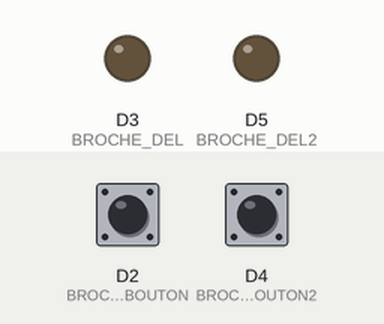
Simulated run of this sketch. Board: Arduino Uno R4 Minima. Parts: output pins drawn as LEDs (lit = HIGH). The test bench sets the inputs (shaded band); at power-on: D2 (BROCHE_BOUTON) HIGH, D4 (BROCHE_BOUTON2) HIGH. What the sketch prints to the serial monitor is not drawn.

Above: at 1.2 s.
1.3 s: D2 (BROCHE_BOUTON) pulled LOW for 0.15 s
At 2.5 s:
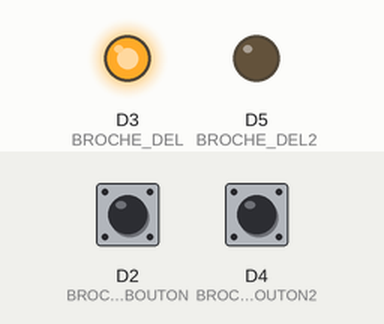
2.9 s: D4 (BROCHE_BOUTON2) pulled LOW for 0.15 s
At 2.98 s:
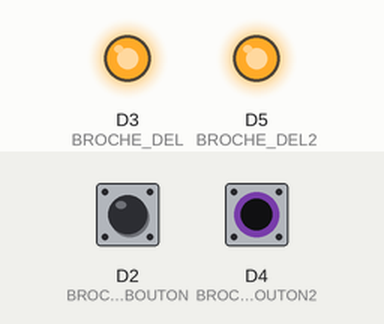
4.5 s: D4 (BROCHE_BOUTON2) pulled LOW for 3.2 s
At 8.7 s:
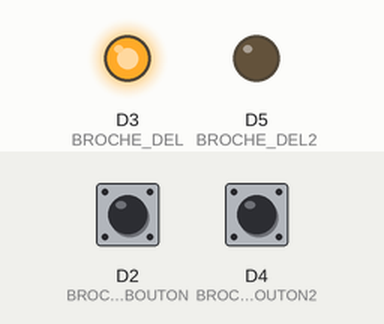
9.2 s: D2 (BROCHE_BOUTON) pulled LOW for 1 s
At 9.8 s:
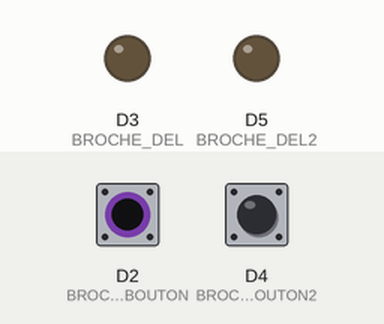
11.7 s: D4 (BROCHE_BOUTON2) pulled LOW for 1 s
At 12.5 s:
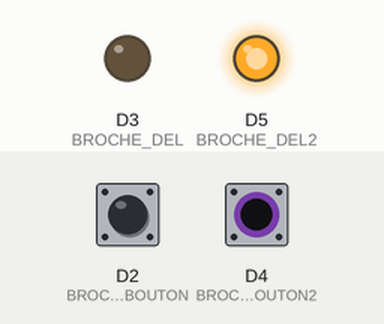
Timing chart, 0 to 14.7 s (numbered marks = the images above; inputs shaded):
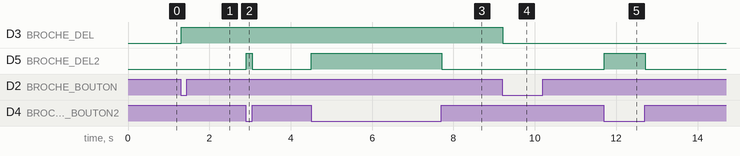

The sketch:

practice_exam_arduino.ino
```cpp
// Le code minimal

#include <Arduino.h>
#include <Bounce2.h> // inclu la librairie pour le bouton

Bounce2::Button bouton; // la variable du bouton
Bounce2::Button bouton2;

#define BROCHE_BOUTON 2 // defini la broche sur le arduino qu'on nomme BROCHE_BOUTON
#define BROCHE_DEL 3

#define BROCHE_BOUTON2 4
#define BROCHE_DEL2 5

bool etatDel = LOW;
bool etatDel2 = LOW;

void setup() {
 // setup pour les boutons
 Serial.begin(115200);
 bouton.setPressedState(LOW);
 bouton.attach(BROCHE_BOUTON, INPUT_PULLUP); //tjr mettre pour setup le bouton
 bouton2.setPressedState(LOW);
 bouton2.attach(BROCHE_BOUTON2, INPUT_PULLUP);
 //setup pour del
 pinMode(BROCHE_DEL, OUTPUT);
 digitalWrite(BROCHE_DEL, etatDel);
 pinMode(BROCHE_DEL2, OUTPUT);
 digitalWrite(BROCHE_DEL2, etatDel2);
}

void loop() {
 bouton.update(); // super important, tjr le mettre
 bouton2.update();

 if (bouton.pressed()) // appuie sur le bouton-> allume lumiere, reappuie-> etteint lumiere
  {
    etatDel = !etatDel; //envoie le contraire de etatdel : etatdel commence a 0 donc quand on appuie ca va etre 1 et ca continue a flip
    Serial.print("bouton "); // nomme le bouton pour différencier dans Pd, ecrire "route bouton1" fait en sorte que ca ignore bouton1 et print directement 1
     if (etatDel == true) {
       Serial.print(1);
     } else {
      Serial.print(0);
     }
     Serial.println();

    digitalWrite(BROCHE_DEL, etatDel); // important de tjr mettre a la fin
  }

 if (bouton2.isPressed()) // doit rester appuyer pour que la lumiere soit allumer
  {
    digitalWrite(BROCHE_DEL2, HIGH);
  } else {
    digitalWrite(BROCHE_DEL2, LOW);
  }
    Serial.print("bouton2 ");
     if (etatDel2 == true) {
       Serial.print(1);
     } else {
      Serial.print(0);
     }
     Serial.println();
  }
```

Measured:
- after the input at 1.3 s, D3 (BROCHE_DEL): LOW → HIGH at once
- after the input at 2.9 s, D5 (BROCHE_DEL2): LOW → HIGH at once, → LOW 0.15 s later
- after the input at 4.5 s, D5 (BROCHE_DEL2): LOW → HIGH at once, → LOW 3.2 s later
- after the input at 9.2 s, D3 (BROCHE_DEL): HIGH → LOW at once
- after the input at 11.7 s, D5 (BROCHE_DEL2): LOW → HIGH at once, → LOW 1.0 s later
